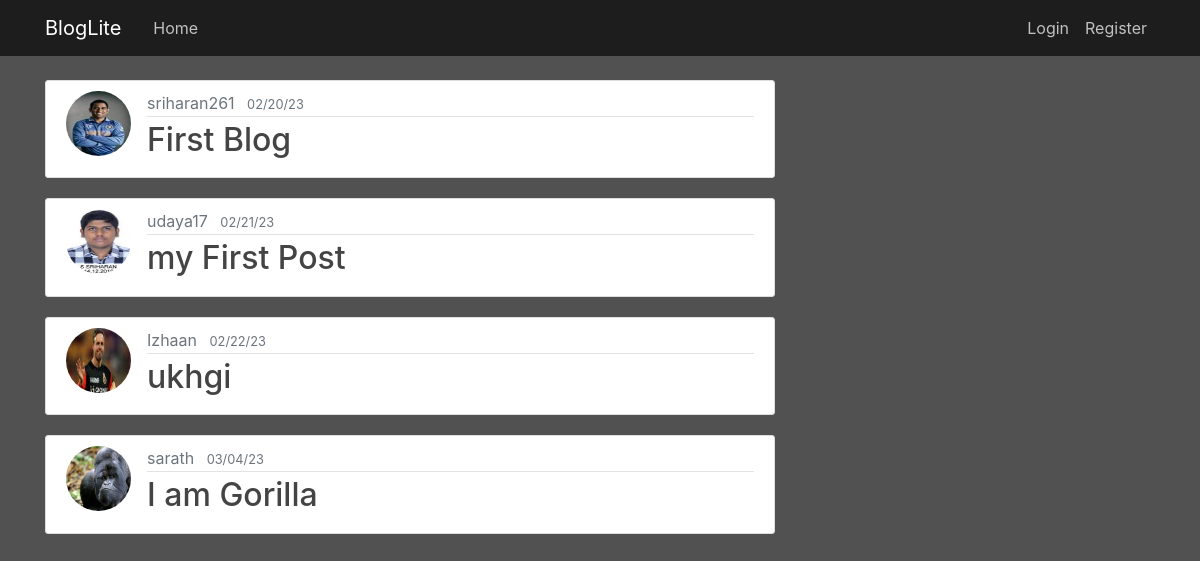
The page /home on the database its author committed.
### bloglite/models.py (models this page shows, shortened)
class Post(db.Model):
    id = db.Column(db.Integer, primary_key=True)
    title = db.Column(db.String(100), nullable=False)
    date_posted = db.Column(db.DateTime, nullable=False, default=datetime.utcnow)
    content = db.Column(db.Text, nullable=False)
    userid = db.Column(db.Integer, db.ForeignKey('user.id'), nullable=False)

class User(db.Model,UserMixin):
    id= db.Column(db.Integer, primary_key=True)
    username = db.Column(db.String(20), unique=True, nullable=False)
    email = db.Column(db.String(120), unique=True, nullable=False)
    image_file = db.Column(db.String(20), nullable=False, default='default.jpg')
    password = db.Column(db.String(60), nullable=False)
    posts = db.relationship('Post', backref='use', lazy=True)

### bloglite/routes.py (the view)
@app.route("/")
@app.route("/home")
def home():
    posts = Post.query.all()
    return render_template('home.html', posts=posts)

### bloglite/templates/home.html
{% extends "layout.html" %}
{% block content %}
{% for post in posts %}
        <article class="media content-section">
          <img class="rounded-circle article-img" src="{{url_for('static',filename="images/"+post.use.image_file)}}">
          <div class="media-body">
            <div class="article-metadata">
              <a class="mr-2" href="#">{{ post.use.username }}</a>
              <small class="text-muted">{{ post.date_posted.strftime('%D') }}</small>
            </div>
            <h2><a class="article-title" href="{{url_for('post',post_id=post.id)}}">{{ post.title }}</a></h2>
          </div>
        </article>
    {% endfor %}
{% endblock content %}

### bloglite/templates/layout.html (shortened to what this page needs)
<!DOCTYPE html>
<html>
<head>
    <link rel="stylesheet" href="https://maxcdn.bootstrapcdn.com/bootstrap/4.0.0/css/bootstrap.min.css">
    <link rel="stylesheet" type="text/css" href="{{ url_for('static', filename='main.css') }}">
</head>
<body>
    <header class="site-header">
      <nav class="navbar navbar-expand-md navbar-dark bg-steel fixed-top">
        <div class="container">
          <a class="navbar-brand mr-4" href="/">BlogLite</a>
          <div class="collapse navbar-collapse" id="navbarToggle">
            <div class="navbar-nav mr-auto">
              <a class="nav-item nav-link" href="{{ url_for('home') }}">Home</a>
            </div>
            <div class="navbar-nav">
              {% if current_user.is_authenticated %}
                <a class="nav-item nav-link" href="{{ url_for('new_post') }}">New Post</a>
                <a class="nav-item nav-link" href="{{ url_for('account') }}">Account</a>
                <a class="nav-item nav-link" href="{{ url_for('logout') }}">Logout</a>
              {% else %}
                <a class="nav-item nav-link" href="{{ url_for('login') }}">Login</a>
                <a class="nav-item nav-link" href="{{ url_for('register') }}">Register</a>
              {% endif %}
            </div>
          </div>
        </div>
      </nav>
    </header>
    <main role="main" class="container">
      <div class="row">
        <div class="col-md-8">
          {% block content %}{% endblock %}
    </main>
</body>
</html>

### bloglite/static/main.css (style rules this page uses)
body { background: #525151; color: #333333; margin-top: 5rem; }
h1, h2, h3, h4, h5, h6 { color: #444444; }
.bg-steel { background-color: #1d1d1d; }
.site-header .navbar-nav .nav-link { color: #c2c0c0; }
.content-section { background: #ffffff; padding: 10px 20px; border: 1px solid #dddddd; border-radius: 3px; margin-bottom: 20px; }
.article-title { color: #444444; }
.article-img { height: 65px; width: 65px; margin-right: 16px; }
.article-metadata { padding-bottom: 1px; margin-bottom: 4px; border-bottom: 1px solid #e3e3e3 }
a.mr-2 { color: #6c757d; }

### rows shown on the page
Post: image_file (picture), use.username "sriharan261", date_posted "02/20/23", title "First Blog"
Post: image_file (picture), use.username "udaya17", date_posted "02/21/23", title "my First Post"
Post: image_file (picture), use.username "Izhaan", date_posted "02/22/23", title "ukhgi"
Post: image_file (picture), use.username "sarath", date_posted "03/04/23", title "I am Gorilla"
